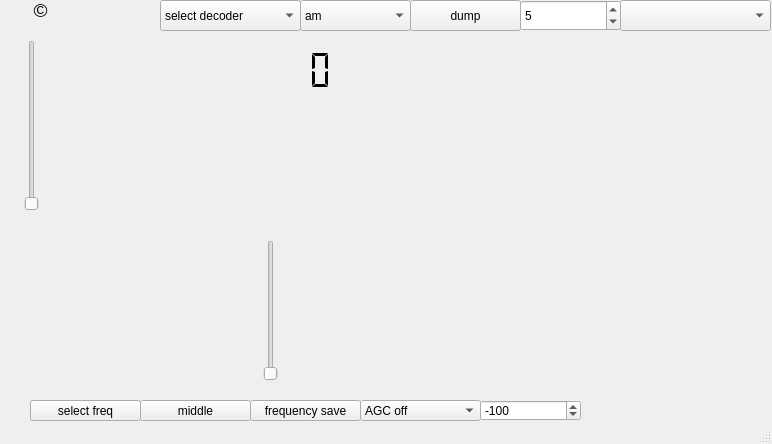
<?xml version="1.0" encoding="UTF-8"?>
<ui version="4.0">
 <class>MainWindow</class>
 <widget class="QMainWindow" name="MainWindow">
  <property name="geometry">
   <rect>
    <x>0</x>
    <y>0</y>
    <width>772</width>
    <height>444</height>
   </rect>
  </property>
  <property name="windowTitle">
   <string>swradio-8</string>
  </property>
  <widget class="QWidget" name="centralwidget">
   <widget class="QwtPlot" name="hfSpectrum">
    <property name="geometry">
     <rect>
      <x>40</x>
      <y>30</y>
      <width>711</width>
      <height>191</height>
     </rect>
    </property>
    <property name="toolTip">
     <string>&lt;html&gt;&lt;head/&gt;&lt;body&gt;&lt;p&gt;Main Spectrum Window. This window shows the spectrum of the signal arriving from the selected input device, decimated to the selected inputrate.&lt;/p&gt;&lt;/body&gt;&lt;/html&gt;</string>
    </property>
   </widget>
   <widget class="QSlider" name="hfScopeSlider">
    <property name="geometry">
     <rect>
      <x>20</x>
      <y>40</y>
      <width>24</width>
      <height>171</height>
     </rect>
    </property>
    <property name="orientation">
     <enum>Qt::Vertical</enum>
    </property>
   </widget>
   <widget class="QwtPlot" name="lfSpectrum">
    <property name="geometry">
     <rect>
      <x>280</x>
      <y>220</y>
      <width>471</width>
      <height>171</height>
     </rect>
    </property>
   </widget>
   <widget class="QSlider" name="lfScopeSlider">
    <property name="geometry">
     <rect>
      <x>260</x>
      <y>240</y>
      <width>21</width>
      <height>141</height>
     </rect>
    </property>
    <property name="orientation">
     <enum>Qt::Vertical</enum>
    </property>
   </widget>
   <widget class="QComboBox" name="decoderTable">
    <property name="geometry">
     <rect>
      <x>160</x>
      <y>0</y>
      <width>141</width>
      <height>31</height>
     </rect>
    </property>
    <property name="toolTip">
     <string>&lt;html&gt;&lt;head/&gt;&lt;body&gt;&lt;p&gt;decoder selector. The decoders listed here are part of the configured implementation.&lt;/p&gt;&lt;/body&gt;&lt;/html&gt;</string>
    </property>
    <item>
     <property name="text">
      <string>select decoder</string>
     </property>
    </item>
   </widget>
   <widget class="QLCDNumber" name="frequencyDisplay">
    <property name="geometry">
     <rect>
      <x>100</x>
      <y>40</y>
      <width>241</width>
      <height>61</height>
     </rect>
    </property>
    <property name="font">
     <font>
      <pointsize>13</pointsize>
     </font>
    </property>
    <property name="frameShape">
     <enum>QFrame::NoFrame</enum>
    </property>
    <property name="lineWidth">
     <number>4</number>
    </property>
    <property name="digitCount">
     <number>11</number>
    </property>
    <property name="segmentStyle">
     <enum>QLCDNumber::Flat</enum>
    </property>
   </widget>
   <widget class="QPushButton" name="freqButton">
    <property name="geometry">
     <rect>
      <x>30</x>
      <y>400</y>
      <width>111</width>
      <height>21</height>
     </rect>
    </property>
    <property name="toolTip">
     <string>&lt;html&gt;&lt;head/&gt;&lt;body&gt;&lt;p&gt;Touching this button will cause a widget to appear with a keypad on which a frequency - in kHz or mHz - can be specified. Use the kHz or mHz button on this pad to acknowledge the choice.&lt;/p&gt;&lt;/body&gt;&lt;/html&gt;</string>
    </property>
    <property name="text">
     <string>select freq</string>
    </property>
   </widget>
   <widget class="QComboBox" name="bandSelector">
    <property name="geometry">
     <rect>
      <x>300</x>
      <y>0</y>
      <width>111</width>
      <height>31</height>
     </rect>
    </property>
    <property name="toolTip">
     <string>&lt;html&gt;&lt;head/&gt;&lt;body&gt;&lt;p&gt;band selector. One may choose among several precoded bandwidth settings.&lt;/p&gt;&lt;/body&gt;&lt;/html&gt;</string>
    </property>
    <item>
     <property name="text">
      <string>am</string>
     </property>
    </item>
    <item>
     <property name="text">
      <string>usb</string>
     </property>
    </item>
    <item>
     <property name="text">
      <string>lsb</string>
     </property>
    </item>
    <item>
     <property name="text">
      <string>wide</string>
     </property>
    </item>
   </widget>
   <widget class="QComboBox" name="streamOutSelector">
    <property name="geometry">
     <rect>
      <x>620</x>
      <y>0</y>
      <width>151</width>
      <height>31</height>
     </rect>
    </property>
    <property name="toolTip">
     <string>&lt;html&gt;&lt;head/&gt;&lt;body&gt;&lt;p&gt;select an audio output device. &lt;/p&gt;&lt;/body&gt;&lt;/html&gt;</string>
    </property>
   </widget>
   <widget class="QPushButton" name="freqSave">
    <property name="geometry">
     <rect>
      <x>250</x>
      <y>400</y>
      <width>111</width>
      <height>21</height>
     </rect>
    </property>
    <property name="toolTip">
     <string>&lt;html&gt;&lt;head/&gt;&lt;body&gt;&lt;p&gt;The selected frequency can be saved. Touching this button will show a small widget where you&lt;/p&gt;&lt;p&gt;can give the frequency a name as label.&lt;/p&gt;&lt;/body&gt;&lt;/html&gt;</string>
    </property>
    <property name="text">
     <string>frequency save</string>
    </property>
   </widget>
   <widget class="QPushButton" name="middleButton">
    <property name="geometry">
     <rect>
      <x>140</x>
      <y>400</y>
      <width>111</width>
      <height>21</height>
     </rect>
    </property>
    <property name="toolTip">
     <string>&lt;html&gt;&lt;head/&gt;&lt;body&gt;&lt;p&gt;Touching this button will change the oscillator such that the selected frequency will be in the middke&lt;/p&gt;&lt;p&gt;of the right half of the frequency display.&lt;/p&gt;&lt;/body&gt;&lt;/html&gt;</string>
    </property>
    <property name="text">
     <string>middle</string>
    </property>
   </widget>
   <widget class="QSpinBox" name="mouse_Inc">
    <property name="geometry">
     <rect>
      <x>520</x>
      <y>0</y>
      <width>101</width>
      <height>31</height>
     </rect>
    </property>
    <property name="toolTip">
     <string>&lt;html&gt;&lt;head/&gt;&lt;body&gt;&lt;p&gt;Mouse Increment. The amount of Hz that will change when moving the mousewheel is set here.&lt;/p&gt;&lt;/body&gt;&lt;/html&gt;</string>
    </property>
    <property name="value">
     <number>5</number>
    </property>
   </widget>
   <widget class="QComboBox" name="AGC_select">
    <property name="geometry">
     <rect>
      <x>360</x>
      <y>400</y>
      <width>121</width>
      <height>21</height>
     </rect>
    </property>
    <property name="toolTip">
     <string>&lt;html&gt;&lt;head/&gt;&lt;body&gt;&lt;p&gt;Agc, automatic gain control, will be enabled when the agc is switched on and the signal strength exceeds&lt;/p&gt;&lt;p&gt;the value in the spinbox. &lt;/p&gt;&lt;/body&gt;&lt;/html&gt;</string>
    </property>
    <item>
     <property name="text">
      <string>AGC off</string>
     </property>
    </item>
    <item>
     <property name="text">
      <string>slow</string>
     </property>
    </item>
    <item>
     <property name="text">
      <string>fast</string>
     </property>
    </item>
   </widget>
   <widget class="QSpinBox" name="agc_thresholdSlider">
    <property name="geometry">
     <rect>
      <x>480</x>
      <y>400</y>
      <width>101</width>
      <height>21</height>
     </rect>
    </property>
    <property name="minimum">
     <number>-144</number>
    </property>
    <property name="maximum">
     <number>0</number>
    </property>
    <property name="value">
     <number>-100</number>
    </property>
   </widget>
   <widget class="QLabel" name="timeDisplay">
    <property name="geometry">
     <rect>
      <x>590</x>
      <y>400</y>
      <width>161</width>
      <height>21</height>
     </rect>
    </property>
    <property name="text">
     <string/>
    </property>
   </widget>
   <widget class="QLabel" name="label_2">
    <property name="geometry">
     <rect>
      <x>30</x>
      <y>0</y>
      <width>21</width>
      <height>21</height>
     </rect>
    </property>
    <property name="font">
     <font>
      <pointsize>14</pointsize>
     </font>
    </property>
    <property name="toolTip">
     <string>&lt;html&gt;&lt;head/&gt;&lt;body&gt;&lt;p&gt;SWRadio copyright:&lt;/p&gt;&lt;p&gt;Copyright of the Qt toolkit used: the Qt Company&lt;/p&gt;&lt;p&gt;Copyright of the libraries used for SDRplay, portaudio, libsndfile and libsamplerate to their developers&lt;/p&gt;&lt;p&gt;Copyright of the Reed Solomon Decoder software: Phil Karns&lt;/p&gt;&lt;p&gt;All copyrights gratefully acknowledged&lt;/p&gt;&lt;p&gt;CopyRight: 2018, Jan van Katwijk, Lazy Chair Computing.&lt;/p&gt;&lt;p&gt;sdr-j swradio (an SDR-J program) is distributed in the hope that it will be useful, but WITHOUT ANY WARRANTY; without even the implied warranty of MERCHANTABILITY or FITNESS FOR A PARTICULAR PURPOSE. See the GNU General Public License for more details.&lt;/p&gt;&lt;p&gt;&lt;br/&gt;&lt;/p&gt;&lt;/body&gt;&lt;/html&gt;</string>
    </property>
    <property name="text">
     <string>©</string>
    </property>
    <property name="alignment">
     <set>Qt::AlignCenter</set>
    </property>
   </widget>
   <widget class="QPushButton" name="dumpButton">
    <property name="geometry">
     <rect>
      <x>410</x>
      <y>0</y>
      <width>111</width>
      <height>31</height>
     </rect>
    </property>
    <property name="toolTip">
     <string>&lt;html&gt;&lt;head/&gt;&lt;body&gt;&lt;p&gt;The incoming data stream can be written to a regular pcm (i.e. .wav) file. Touching this button will&lt;/p&gt;&lt;p&gt;show a menu for selecting a filename, after selecting the filename writing will start (the text on the&lt;/p&gt;&lt;p&gt;button will show &amp;quot;writing&amp;quot;). Touching the button again will close the file.&lt;/p&gt;&lt;/body&gt;&lt;/html&gt;</string>
    </property>
    <property name="text">
     <string>dump</string>
    </property>
   </widget>
   <widget class="QwtPlot" name="audioSpectrum">
    <property name="geometry">
     <rect>
      <x>30</x>
      <y>220</y>
      <width>221</width>
      <height>171</height>
     </rect>
    </property>
   </widget>
   <zorder>hfSpectrum</zorder>
   <zorder>hfScopeSlider</zorder>
   <zorder>lfSpectrum</zorder>
   <zorder>lfScopeSlider</zorder>
   <zorder>decoderTable</zorder>
   <zorder>freqButton</zorder>
   <zorder>bandSelector</zorder>
   <zorder>streamOutSelector</zorder>
   <zorder>freqSave</zorder>
   <zorder>middleButton</zorder>
   <zorder>mouse_Inc</zorder>
   <zorder>AGC_select</zorder>
   <zorder>agc_thresholdSlider</zorder>
   <zorder>timeDisplay</zorder>
   <zorder>label_2</zorder>
   <zorder>dumpButton</zorder>
   <zorder>frequencyDisplay</zorder>
   <zorder>audioSpectrum</zorder>
  </widget>
  <widget class="QStatusBar" name="statusbar"/>
 </widget>
 <customwidgets>
  <customwidget>
   <class>QwtPlot</class>
   <extends>QFrame</extends>
   <header>qwt_plot.h</header>
  </customwidget>
 </customwidgets>
 <resources/>
 <connections/>
</ui>
